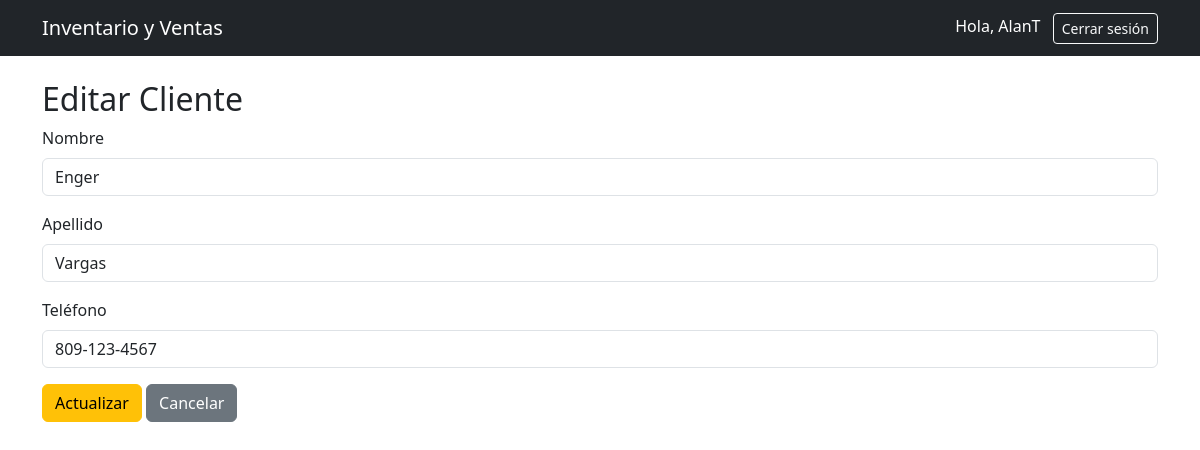
The app's page /cliente/editar/1/ (signed in) with its own data.
### ventas_app/models.py (models this page shows, shortened)
class Cliente(models.Model):
    nombre = models.CharField(max_length=100)
    apellido = models.CharField(max_length=100)
    telefono = models.CharField(max_length=20, blank=True)

### ventas_app/views.py (the view)
# urls.py: path('cliente/editar/<int:id>/', views.editar_cliente, name='editar_cliente'),  # Modificar
@login_required
def editar_cliente(request, id):
    cliente = get_object_or_404(Cliente, id=id)
    if request.method == 'POST':
        cliente.nombre = request.POST.get('nombre')
        cliente.apellido = request.POST.get('apellido')
        cliente.telefono = request.POST.get('telefono')
        cliente.save()
        return redirect('dashboard')
    return render(request, 'editar_cliente.html', {'cliente': cliente})

### templates/editar_cliente.html (shortened to what this page needs)
{% extends 'base.html' %}
{% block content %}
<h2>Editar Cliente</h2>
<form method="POST">
    <div class="mb-3">
        <label class="form-label">Nombre</label>
        <input type="text" name="nombre" value="{{ cliente.nombre }}" class="form-control" required>
    </div>
    <div class="mb-3">
        <label class="form-label">Apellido</label>
        <input type="text" name="apellido" value="{{ cliente.apellido }}" class="form-control" required>
    </div>
    <div class="mb-3">
        <label class="form-label">Teléfono</label>
        <input type="text" name="telefono" value="{{ cliente.telefono }}" class="form-control">
    </div>
    <button type="submit" class="btn btn-warning">Actualizar</button>
    <a href="{% url 'dashboard' %}" class="btn btn-secondary">Cancelar</a>
</form>
{% endblock %}

### templates/base.html (shortened to what this page needs)
<!DOCTYPE html>
<html lang="es">
<head>
    <link href="https://cdn.jsdelivr.net/npm/bootstrap@5.3.0/dist/css/bootstrap.min.css" rel="stylesheet">
</head>
<body>
    <nav class="navbar navbar-dark bg-dark">
        <div class="container">
            <a class="navbar-brand" href="{% url 'index' %}">Inventario y Ventas</a>
            <div>
                {% if user.is_authenticated %}
                    <span class="text-white me-2">Hola, {{ user.username }}</span>
                    <a href="{% url 'cerrar_sesion' %}" class="btn btn-outline-light btn-sm">Cerrar sesión</a>
                {% else %}
                    <a href="{% url 'iniciar_sesion' %}" class="btn btn-outline-light btn-sm me-1">Iniciar sesión</a>
                    <a href="{% url 'registrar' %}" class="btn btn-primary btn-sm">Registrarse</a>
                {% endif %}
            </div>
        </div>
    </nav>
    <div class="container mt-4">
        {% block content %}{% endblock %}
    </div>
</body>
</html>

### records on screen
Cliente: nombre "Enger", apellido "Vargas", telefono "809-123-4567"

### other values on screen
{{ user.username }} "AlanT"
